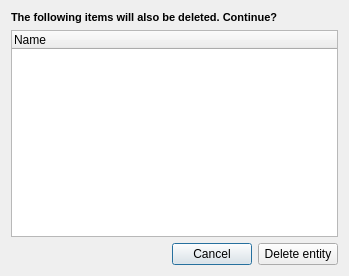
<?xml version="1.0" encoding="UTF-8"?>
<ui version="4.0">
 <class>dlgEntityDepend</class>
 <widget class="QDialog" name="dlgEntityDepend">
  <property name="windowModality">
   <enum>Qt::WindowModal</enum>
  </property>
  <property name="geometry">
   <rect>
    <x>0</x>
    <y>0</y>
    <width>349</width>
    <height>276</height>
   </rect>
  </property>
  <property name="contextMenuPolicy">
   <enum>Qt::DefaultContextMenu</enum>
  </property>
  <property name="windowTitle">
   <string>Entity dependencies</string>
  </property>
  <layout class="QVBoxLayout" name="verticalLayout">
   <item>
    <widget class="QLabel" name="label">
     <property name="font">
      <font>
       <pointsize>8</pointsize>
       <weight>75</weight>
       <bold>true</bold>
      </font>
     </property>
     <property name="text">
      <string>The following items will also be deleted. Continue?</string>
     </property>
    </widget>
   </item>
   <item>
    <widget class="QTreeWidget" name="twEntityDepend">
     <column>
      <property name="text">
       <string>Name</string>
      </property>
     </column>
    </widget>
   </item>
   <item>
    <layout class="QHBoxLayout" name="horizontalLayout_2">
     <item>
      <spacer name="horizontalSpacer">
       <property name="orientation">
        <enum>Qt::Horizontal</enum>
       </property>
       <property name="sizeHint" stdset="0">
        <size>
         <width>158</width>
         <height>20</height>
        </size>
       </property>
      </spacer>
     </item>
     <item>
      <layout class="QHBoxLayout" name="horizontalLayout">
       <property name="sizeConstraint">
        <enum>QLayout::SetFixedSize</enum>
       </property>
       <item>
        <widget class="QPushButton" name="btnCancel">
         <property name="text">
          <string>Cancel</string>
         </property>
        </widget>
       </item>
       <item>
        <widget class="QPushButton" name="btnDelete">
         <property name="text">
          <string>Delete entity</string>
         </property>
        </widget>
       </item>
      </layout>
     </item>
    </layout>
   </item>
  </layout>
 </widget>
 <resources/>
 <connections/>
</ui>
